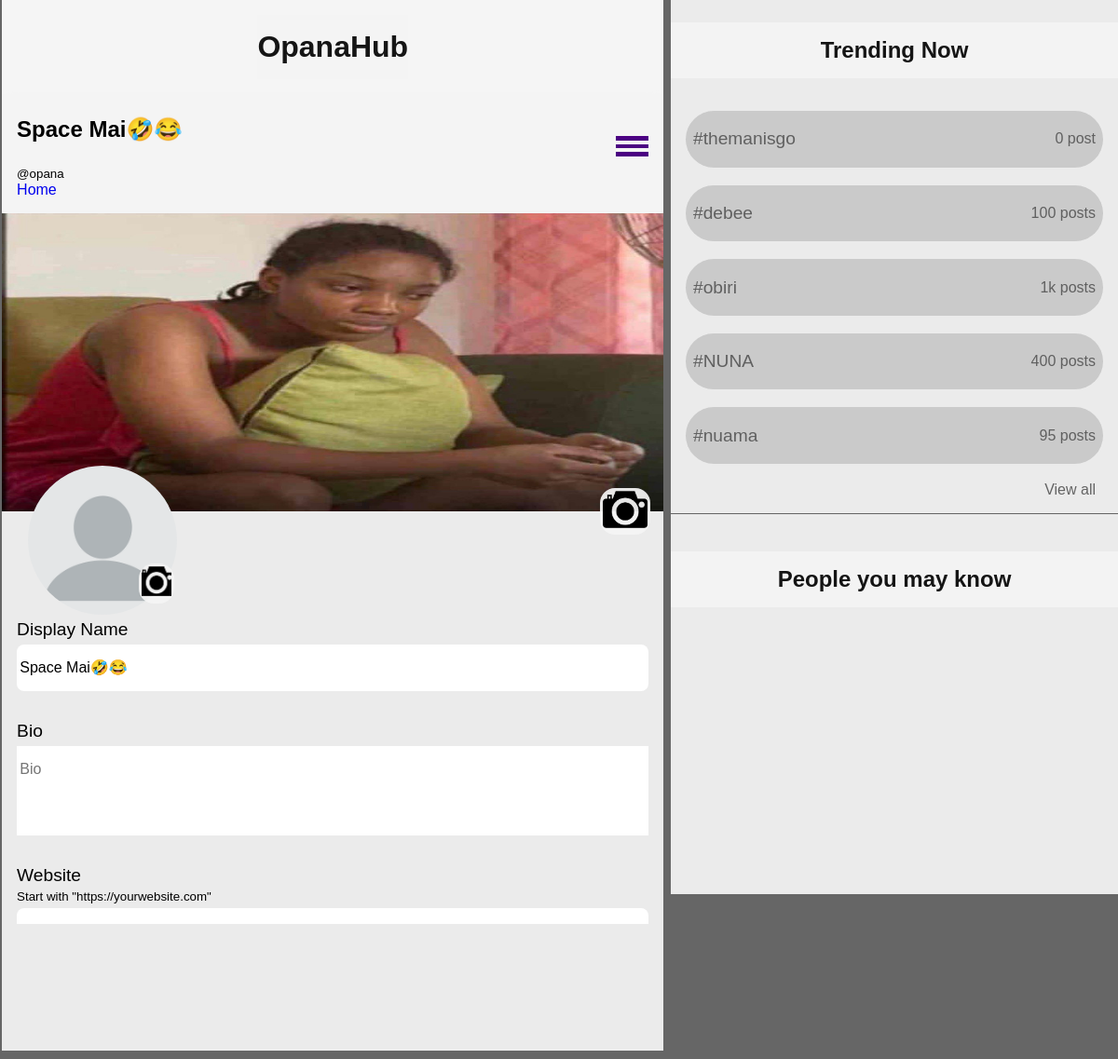
/setting (signed in), run on the app's committed database.
### opanahub/models.py (models this page shows, shortened)
class Profile(models.Model):
    user = models.OneToOneField(User, on_delete=models.CASCADE)
    back_img = models.ImageField(upload_to="back_images", default="thin.jpg")
    profile_img = models.ImageField(upload_to="profile_images", default="blank.webp")
    location = models.CharField(max_length=400, blank=True)
    job = models.CharField(max_length=400, blank=True)
    bio = models.TextField(blank=True)
    display_name = models.CharField(max_length=50, blank=True)
    web = models.URLField(blank=True)
    follw = models.IntegerField(default=0)
    follwing = models.IntegerField(default=0)
    class Meta:
        verbose_name_plural = 'Profile'

### opanahub/views.py (the view)
# urls.py: path('setting', views.setting, name="setting"),
@login_required(login_url=index)
def setting(request):
    user_obj = User.objects.get(username=request.user)
    profile =  Profile.objects.get(user=user_obj)
    if request.method == 'POST':
        if request.FILES.get('backimg') == None:
            back_img = profile.back_img
            name = request.POST['display_name']
            bio = request.POST['bio']
            web = request.POST['web']
            profile.back_img=back_img
            profile.display_name=name
            profile.bio=bio
            profile.web=web
        if request.FILES.get('backimg') != None:
            back_img = request.FILES.get('backimg')
            name = request.POST['display_name']
            bio = request.POST['bio']
            web = request.POST['web']
            profile.back_img=back_img
            profile.display_name=name
            profile.bio=bio
            profile.web=web
        if request.FILES.get('profileim') == None:
            profile_img = profile.profile_img
            name = request.POST['display_name']
            web = request.POST['web']
            bio = request.POST['bio']
            profile.profile_img = profile_img
            profile.display_name = name
            profile.web = web
            profile.bio = bio
            profile.save()
            return redirect('setting')
        if request.FILES.get('profileim') != None:
            profile_img = request.FILES.get('profileim')
            name = request.POST['display_name']
            web = request.POST['web']
            bio = request.POST['bio']
            profile.profile_img = profile_img
            profile.display_name = name
            profile.web = web
            profile.bio = bio
            profile.save()
            return redirect('setting')
    else:
        return render(request, "settings.html", {'profile': profile,})

### template/settings.html (shortened to what this page needs)
{% load static %}
<!DOCTYPE html>
<html lang="en">
<head>
    <link rel="stylesheet" href="{% static 'css/seting.css' %}">
    <link rel="stylesheet" href="https://cdnjs.cloudflare.com/ajax/libs/font-awesome/6.2.1/css/all.min.css">
</head>
<body>
    <div class="container">
        <div class="center">
            <div class="yie">
                <div class="head">OpanaHub</div>
            </div>
           <div class="search">
                <div class="covv">
                    {% if profile.display_name %}
                    <p class="ttt">{{profile.display_name}}</p>
                    {% endif %}
                    <small>@{{profile.user}}</small><br>
                    <a href="/frontpage">Home</a>
                </div>
                <div class="lis">
                    <div class="toggler" onclick="Drop()">
                        <div class="line"></div>
                        <div class="line"></div>
                        <div class="line"></div>
                    </div>
                </div>
           </div>
           <div class="formm">
                <form action="" method="POST" enctype="multipart/form-data">
                    <div class="backimg">
                        <img class="back" src="{{profile.back_img.url}}">
                        <div class="imgg">
                            <img src="{% static 'img/kindpng_7945427.png' %}" alt="">
                        </div>
                        <div class="profileimg">
                            <img class="prof" src="{{profile.profile_img.url}}">
                            <div class="imggg">
                                <img src="{% static 'img/kindpng_7945427.png' %}" alt="">
                            </div>
                        </div>
                    </div>
                    <div class="writes">
                        <div class="ins">
                            <label for="">Display Name</label>
                            <input type="text" name="display_name" value="{{profile.display_name}}" placeholder="Display name">
                        </div>
                        <div class="ins">
                            <label for="">Bio</label>
                           <textarea name="bio" placeholder="Bio" >{{profile.bio}}</textarea>
                        </div>
                        <div class="ins">
                            <label for="">Website</label>
                            <small>Start with "https://yourwebsite.com"</small>
                            <input type="text" name="web" value="{{profile.web}}" placeholder="https://OpanaHub.com">
                        </div>
                        <button type="submit" class="btn">Update</button>
                    </div>
                </form>
           </div>
        </div>
        <div class="left">
            <div class="trendcont">
                <p class="head">Trending Now</p>
                <a href="#" class="trends">
                    <p>#themanisgo</p>
                    <small>0 post</small>
                </a>
                <a href="#" class="trends">
                    <p>#debee</p>
                    <small>100 posts</small>
                </a>
                <a href="#" class="trends">
                    <p>#obiri</p>
                    <small>1k posts</small>
                </a>
                <a href="#" class="trends">
                    <p>#NUNA</p>
                    <small>400 posts</small>
                </a>
                <a href="#" class="trends">
                    <p>#nuama</p>
                    <small>95 posts</small>
                </a>
                <div class="views">
                    <a href="#">View all</a>
                </div>
            </div>
            <div class="people">
                <p class="head">People you may know</p>
            </div>
        </div>
    </div>
</body>
</html>

### data on the page
Profile: display_name "Space Mai🤣😂", user "opana", back_img (picture), profile_img (placeholder picture)
